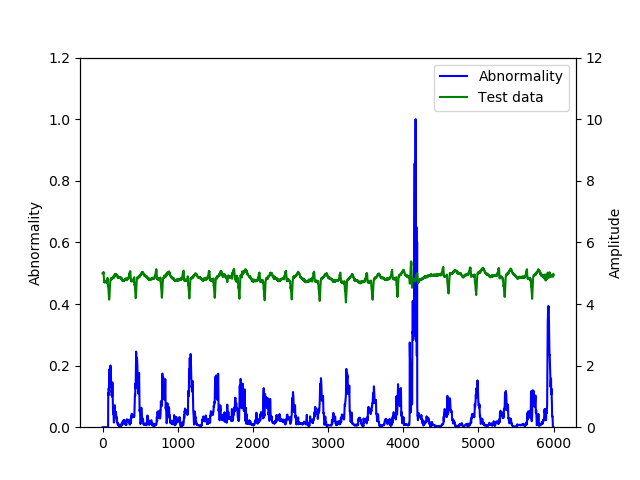

The Python source for this figure:
# -*- coding: utf-8 -*-
import numpy as np
import matplotlib.pyplot as plt
from sklearn.neighbors import NearestNeighbors
import pandas as pd

def main():
    # CSVファイルの読み込み
    df_csv = pd.read_csv(
        "C:\github\sample\python\scikit\k-nearest-neighbor\ecg_dataset.csv")

    # 訓練データ
    #train_data = df_csv.iloc[1:3000, 1]

    # 検証データ
    test_data = df_csv.iloc[0:6000, 1]

    w = 50  # width
    m = 2
    k = int(w/2)
    L = int(k/2)  # lag
    Tt = test_data.size
    score = np.zeros(Tt)

    for t in range(w+k, Tt-L+1+1):
        tstart = t-w-k+1
        tend = t-1
        X1 = embed(test_data[tstart:tend], w).T[::-1, :]  # trajectory matrix
        X2 = embed(test_data[(tstart+L):(tend+L)], w).T[::-1, :]  # test matrix

        U1, s1, V1 = np.linalg.svd(X1, full_matrices=True)
        U1 = U1[:, 0:m]
        U2, s2, V2 = np.linalg.svd(X2, full_matrices=True)
        U2 = U2[:, 0:m]

        U, s, V = np.linalg.svd(U1.T.dot(U2), full_matrices=True)
        sig1 = s[0]
        score[t] = 1 - np.square(sig1)

    # 異常度を正規化
    score = score / np.max(score)

    # グラフ作成
    fig = plt.figure()
    ax1 = fig.add_subplot(111)
    ax2 = ax1.twinx()

    p1, = ax1.plot(score, '-b')
    ax1.set_ylabel('Abnormality')
    ax1.set_ylim(0, 1.2)
    p2, = ax2.plot(test_data, '-g')
    ax2.set_ylabel('Amplitude')
    ax2.set_ylim(0, 12.0)
    ax1.legend([p1, p2], ["Abnormality", "Test data"])
    plt.savefig('C:/github/sample/python/numpy/svd/sample1.png')


def embed(lst, dim):
    emb = np.empty((0, dim), float)
    for i in range(lst.size - dim + 1):
        tmp = np.array(lst[i:i+dim]).reshape((1, -1))
        emb = np.append(emb, tmp, axis=0)
    return emb


if __name__ == '__main__':
    main()
